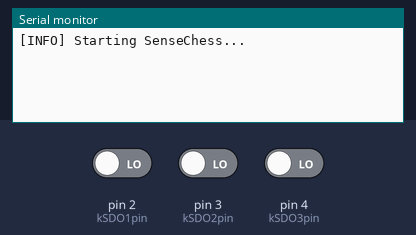
This sketch was run on a simulated Arduino Uno, built with avr-gcc and run on an emulated ATmega328P. Parts: the last lines printed to the serial monitor. Inputs (shaded band) come from the test bench; at power-on: pin 2 (kSDO1pin) LOW, pin 3 (kSDO2pin) LOW, pin 4 (kSDO3pin) LOW.

Above: at 2.2 s.
2.3 s: pin 2 (kSDO1pin) driven HIGH
At 3.3 s:
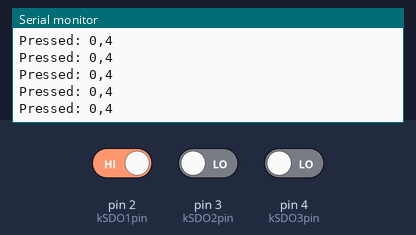
4.5 s: pin 3 (kSDO2pin) driven HIGH
7.5 s: pin 2 (kSDO1pin) driven LOW
At 8.0 s:
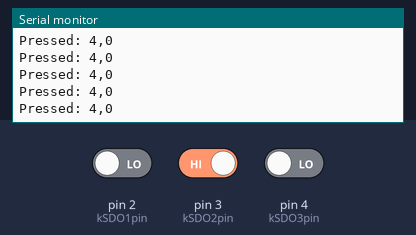
9.0 s: pin 4 (kSDO3pin) driven HIGH
12.0 s: pin 3 (kSDO2pin) driven LOW
At 12.5 s:
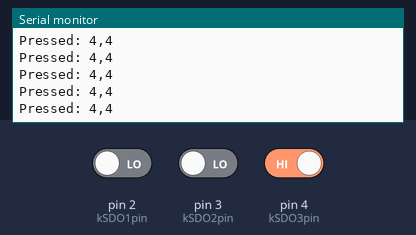
Timing chart, 0 to 13.6 s (numbered marks = the images above; inputs shaded):
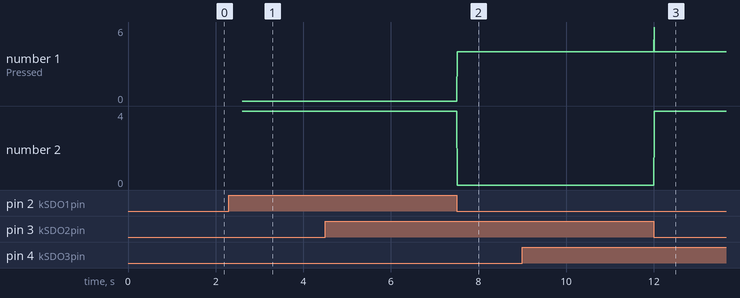

Measured:
- after the input at 2.3 s, the serial monitor: prints a new line after 0.31 s (image 1)
- after the input at 7.5 s, the serial monitor: prints a new line at once (image 2)
- after the input at 12.0 s, the serial monitor: prints a new line at once (image 3)

The sketch:

SenseChess.ino
```cpp
// the setup function runs once when you press reset or power the board
#include "SensingDevice.h"
#include "Display.h"
#include "Chessboard.h"

#pragma region Constants
const unsigned long SERIAL_RATE = 38400;	// Serial communiciation bit 38400
#pragma endregion

#pragma region Objects
SensingDevice sensingDevice;
Display display;
Chessboard chessboard;
#pragma endregion


void setup() {
	Serial.begin(SERIAL_RATE);	// Init serial
	delay(1000);
	Serial.println("[INFO] Starting SenseChess...");
	sensingDevice.Init();
}

void loop() {
	sensingDevice.Sense();

	int buttonX;
	int buttonY;
	bool anyButtonPressed = sensingDevice.AnyButtonPressed(&buttonX, &buttonY);
	if (anyButtonPressed)
	{
		Serial.print("Pressed: ");
		Serial.print(buttonX);
		Serial.print(",");
		Serial.println(buttonY);
	}
}
```

Chessboard.cpp
```cpp
//
//
//

#include "Chessboard.h"

void Chessboard::Init()
{
	// TODO: check if all pieces are in place
}
```

Chessboard.h
```cpp
// Chessboard.h

#ifndef _CHESSBOARD_h
#define _CHESSBOARD_h

#if defined(ARDUINO) && ARDUINO >= 100
	#include "arduino.h"
#else
	#include "WProgram.h"
#endif

class Chessboard {
public:
	void Init();
private:
};

#endif
```

Display.cpp
```cpp
//
//
//

#include "Display.h"
```

Display.h
```cpp
// Display.h

#ifndef _DISPLAY_h
#define _DISPLAY_h

#if defined(ARDUINO) && ARDUINO >= 100
	#include "arduino.h"
#else
	#include "WProgram.h"
#endif

class Display {
public:

private:

};

#endif
```

SensingDevice.cpp
```cpp
//
//
//

#include "SensingDevice.h"
void SensingDevice::Init()
{
	// Allocate and prepare
	buttonMap = AllocateMemory(kButtonsPerRow, kButtonsPerRow);
	lastTime = millis();
}

void SensingDevice::Sense()
{
	int** inputMap = AllocateMemory(kButtonsPerRow, kButtonsPerRow);

	// Read input, credits to Majd
	for (byte i = 0; i < 16; i++)
	{
		byte rIdx = i / 4; // Row index
		byte cIdx = i % 4; // Column index

		digitalWrite(kSCLpin, HIGH);

		inputMap[rIdx][cIdx] = digitalRead(kSDO0pin);
		inputMap[rIdx][cIdx + 4] = digitalRead(kSDO1pin);
		inputMap[7 - rIdx][3 - cIdx] = digitalRead(kSDO2pin);
		inputMap[7 - rIdx][7 - cIdx] = digitalRead(kSDO3pin);

		digitalWrite(kSCLpin, LOW);

		delayMicroseconds(5);
	}
	delay(3);

	// Now, update time information about how long each button has been pressed
	unsigned long currentTime = millis();				// Get current time
	unsigned long deltaTime = currentTime - lastTime;	// Calculate time difference
	lastTime = currentTime;

	for (int i = 0; i < kButtonsPerRow; i++)
	{
		for (int j = 0; j < kButtonsPerRow; j++)
		{
			if (inputMap[i][j] == 1)
			{
				buttonMap[i][j] = buttonMap[i][j] + deltaTime;		// Increase by time difference, can go to infinity, but will take 25 days to reach the int max
			}
			else if (inputMap[i][j] == 0 && buttonMap[i][j] > 0)	// Not pressed at the moment, but was pressed in the not so long past
			{
				if (buttonMap[i][j] > (kTimePressThreshold + kTimeUnpressThreshold))
				{
					buttonMap[i][j] = kTimePressThreshold + kTimeUnpressThreshold;		// Set to the threshold if we are over it, so we can estimate how long we should keep the button pressed in the system
				}

				// Decrease time
				if (deltaTime < buttonMap[i][j])
				{
					buttonMap[i][j] = buttonMap[i][j] - deltaTime;	// Decrease by time difference
				}
				else
				{
					buttonMap[i][j] = 0;
				}
			}
		}
	}

	// Free memory
	FreeMemory(inputMap, kButtonsPerRow);
}

bool SensingDevice::AnyButtonPressed(int* pressedButtonX, int* pressedButtonY)
{
	int maxPressTime = 0;
	for (int i = 0; i < kButtonsPerRow; i++)
	{
		for (int j = 0; j < kButtonsPerRow; j++)
		{
			if (buttonMap[i][j] > kTimePressThreshold && buttonMap[i][j] > maxPressTime)
			{
				maxPressTime = buttonMap[i][j];
				*pressedButtonX = i;
				*pressedButtonY = j;
			}
		}
	}
	if (maxPressTime > 0)
	{
		return true;
	}
	else
	{
		return false;
	}
}

int** SensingDevice::AllocateMemory(unsigned int width, unsigned int height)
{
	int** map = 0;
	map = new int*[height];

	for (int i = 0; i < height; i++)
	{
		map[i] = new int[width];
		for (int j = 0; j < width; j++)
		{
			map[i][j] = 0;
		}
	}
	return map;
}

void SensingDevice::FreeMemory(int** toFree, unsigned int height)
{
	for (int h = 0; h < height; h++)
	{
		delete[] toFree[h];
	}
	delete[] toFree;
}
```

SensingDevice.h
```cpp
// SensingDevice.h

#ifndef _SENSINGDEVICE_h
#define _SENSINGDEVICE_h

#if defined(ARDUINO) && ARDUINO >= 100
	#include "arduino.h"
#else
	#include "WProgram.h"
#endif

class SensingDevice {
public:
	void Init();	// Init
	void Sense();	// Sense: update data
	bool AnyButtonPressed(int* pressedButtonX, int* pressedButtonY);	// Set ints to the longest pressed button if multiple buttons are pressed. Ints only changed if function returns true.

private:
	int** buttonMap;			// 2D-array of how long each button is pressed
	unsigned long lastTime;		// Last time in update
	int** AllocateMemory(unsigned int width, unsigned int height);	// Allocate memory for a 2D-array of ints
	void FreeMemory(int** toFree, unsigned int height);				// Free memory (after using a 2D-array)

	// Constants: sensing device
	const int kButtonsPerRow = 8;			// Buttons per row
	const int kTimePressThreshold = 300;	// How long you should keep your finger on the button to press it [in ms]
	const int kTimeUnpressThreshold = 300;	// How long you should keep your finger off the button to unpress it [in ms] (after you have pressed it kTimePressThreshold + kTimeUnpressThreshold)

	// Constants: i/o pins
	const int kSCLpin = 0;
	const int kSDO0pin = 1;
	const int kSDO1pin = 2;
	const int kSDO2pin = 3;
	const int kSDO3pin = 4;
};

#endif
```
